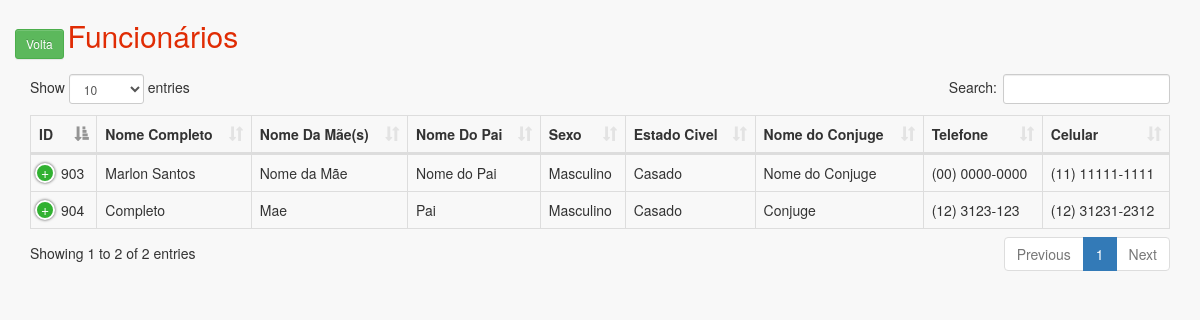
Page /pages/listar_funcionario.php (signed in) on the committed database.
### tables this page shows
CREATE TABLE `tb_funcionarios` (
  `id` int(11) NOT NULL,
  `nome` varchar(255) NOT NULL,
  `data_nasc` date DEFAULT NULL,
  `rg` varchar(255) NOT NULL,
  `cpf` varchar(255) NOT NULL,
  `sexo` varchar(255) DEFAULT NULL,
  `est_civil` varchar(255) DEFAULT NULL,
  `nome_conj` varchar(255) DEFAULT NULL,
  `nome_pai` varchar(255) DEFAULT NULL,
  `nome_mae` varchar(255) DEFAULT NULL,
  `fk_cargo` int(11) NOT NULL,
  `email` varchar(255) DEFAULT NULL
);

CREATE TABLE `tb_telefones` (
  `id_telefone` int(11) NOT NULL,
  `fk_cliente` int(11) DEFAULT NULL,
  `fk_funcionario` int(11) DEFAULT NULL,
  `telefone` varchar(255) NOT NULL,
  `tipo_telefone` varchar(255) NOT NULL
);

### pages/listar_funcionario.php (the view, shortened to what this page needs)
<!DOCTYPE html>
<html lang="pt-br">
<head>
  <link rel="stylesheet" href="../bootstrap-3.3.6/css/bootstrap-theme.min.css">
  <link rel="stylesheet" href="../css/input_css.css">
  <link rel="stylesheet" href="../bootstrap-3.3.6/css/bootstrap.min.css">
  <link href="../bootstrap-3.3.6/font-awesome/css/font-awesome.min.css" rel="stylesheet" type="text/css">
  <link href="../css/sb2.css" rel="stylesheet">
  <link href="../bootstrap-3.3.6/datatables/css/dataTables.bootstrap.css" rel="stylesheet">
  <link href="../bootstrap-3.3.6/datatables/dataTables.responsive.css" rel="stylesheet">
</head>
<body>
  <button type="button" name="button" class="btn btn-success btn-sm">Volta</button>
  <span class="title" style="font-size:3rem;">Funcionários</span>
<div class="panel-body">
  <table width="100%" class="table table-striped table-bordered table-hover" id="dataTables-example">
    <thead>
    <tr>
      <th>ID</th>
      <th class="ta">Nome Completo</th>
      <th class="ta">Nome Da Mãe(s)</th>
      <th class="ta">Nome Do Pai</th>
      <th class="ta">Sexo</th>
      <th class="ta">Estado Civel</th>
      <th class="ta">Nome do Conjuge</th>
      <th class="ta">Telefone</th>
      <th class="ta">Celular</th>
    </tr>
    </thead>
    <tbody>
    <?php
    $conn = conectar();
    $conn->setAttribute(PDO::ATTR_ERRMODE, PDO::ERRMODE_EXCEPTION);
    $sql = "SELECT f.id, f.nome, f.nome_mae, f.nome_pai, f.sexo, f.est_civil, f.nome_conj, t.telefone, t.tipo_telefone as celular, f.email, f.rg, f.cpf, f.data_nasc, c.nome_cargo, e.rua, e.numero, e.bairro, e.estado, e.CEP,  e.cidade
    FROM tb_funcionarios f, tb_endereco e, tb_telefones t, tb_cargos c
    WHERE ( f.fk_cargo = c.id and
           e.fk_funcionario = f.id and
           t.fk_funcionario = f.id);";
    $select = $conn->query($sql);
    while ($res = $select->fetch(PDO::FETCH_ASSOC)){?>
    <tr class="odd gradeX">
      <td class="ta"><?php echo $res['id'];?></td>
      <td class="ta"><?php echo $res['nome'];?></td>
      <td class="ta"><?php echo $res['nome_mae'];?></td>
      <td class="ta"><?php echo $res['nome_pai'];?></td>
      <td class="ta"><?php echo $res['sexo'];?></td>
      <td class="ta"><?php echo $res['est_civil'];?></td>
      <td class="ta"><?php echo $res['nome_conj'];?></td>
      <td class="ta"><?php echo $res['telefone'];?></td>
      <td class="ta"><?php echo $res['celular'];?></td>
    </tr>
    <?php } ?>
    </tbody>
  </table>
</div>
</body>
</html>

### css/input_css.css (style rules this page uses)
body { font-family: "ubuntu"; padding: 15px; background-color: #c1c1c1; }
body .title { color: #e02c04; }
.ta { white-space: nowrap; }

### css/sb2.css (style rules this page uses)
body { background-color: #f8f8f8; }
table.dataTable thead .sorting, table.dataTable thead .sorting_asc, table.dataTable thead .sorting_desc, table.dataTable thead .sorting_asc_disabled, table.dataTable thead .sorting_desc_disabled { background: transparent; }
table.dataTable thead .sorting_asc:after { content: "\f0de"; float: right; font-family: fontawesome; }
table.dataTable thead .sorting:after { content: "\f0dc"; float: right; font-family: fontawesome; color: rgba(50, 50, 50, 0.5); }

### rows in the picture
tb_funcionarios: id "903", nome "Marlon Santos", nome_mae "Nome da Mãe", nome_pai "Nome do Pai", sexo "Masculino", est_civil "Casado", nome_conj "Nome do Conjuge", tb_telefones.telefone "(00) 0000-0000", tb_telefones.tipo_telefone "(11) 11111-1111"
tb_funcionarios: id "904", nome "Completo", nome_mae "Mae", nome_pai "Pai", sexo "Masculino", est_civil "Casado", nome_conj "Conjuge", tb_telefones.telefone "(12) 3123-123", tb_telefones.tipo_telefone "(12) 31231-2312"
